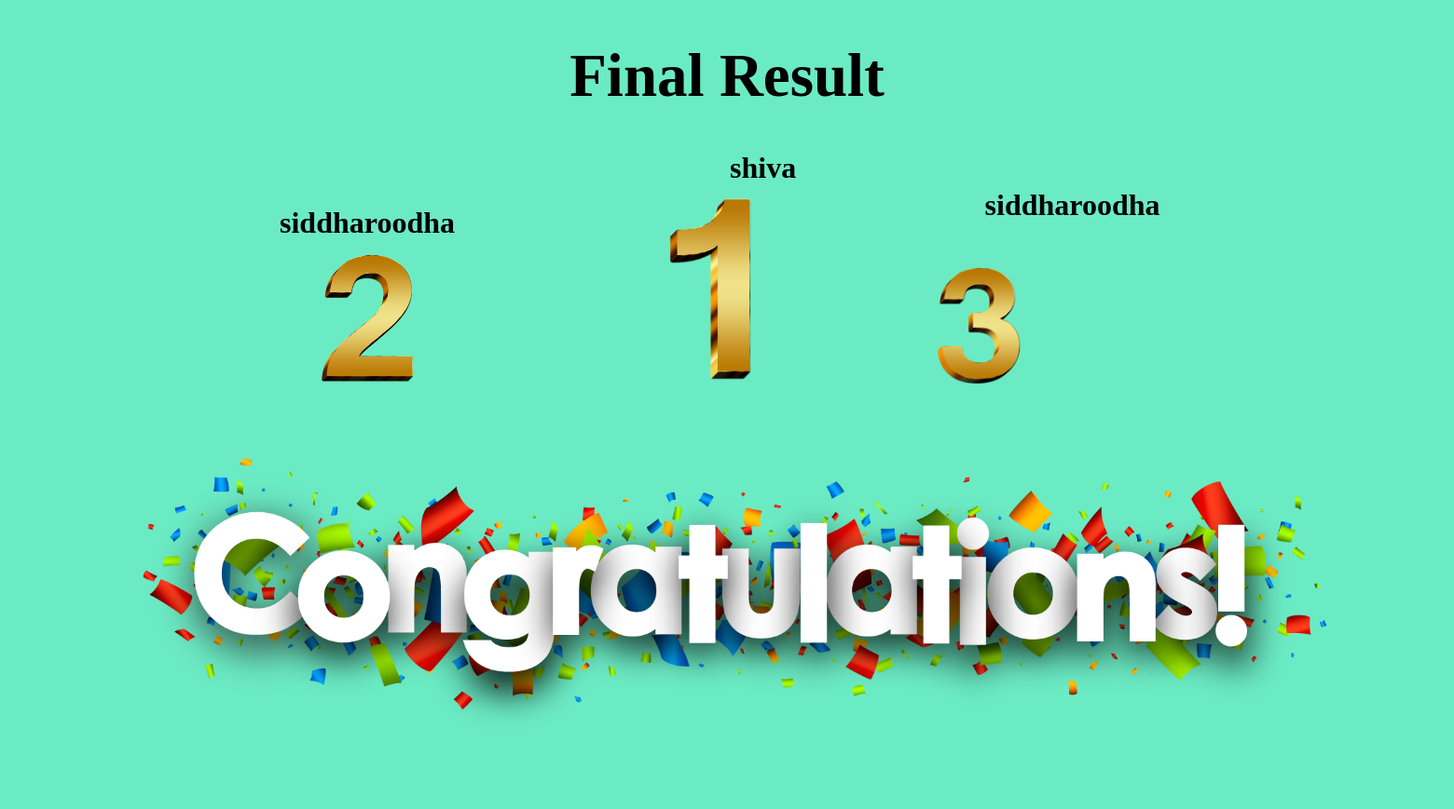
/result, run on an earlier commit of the app's database.
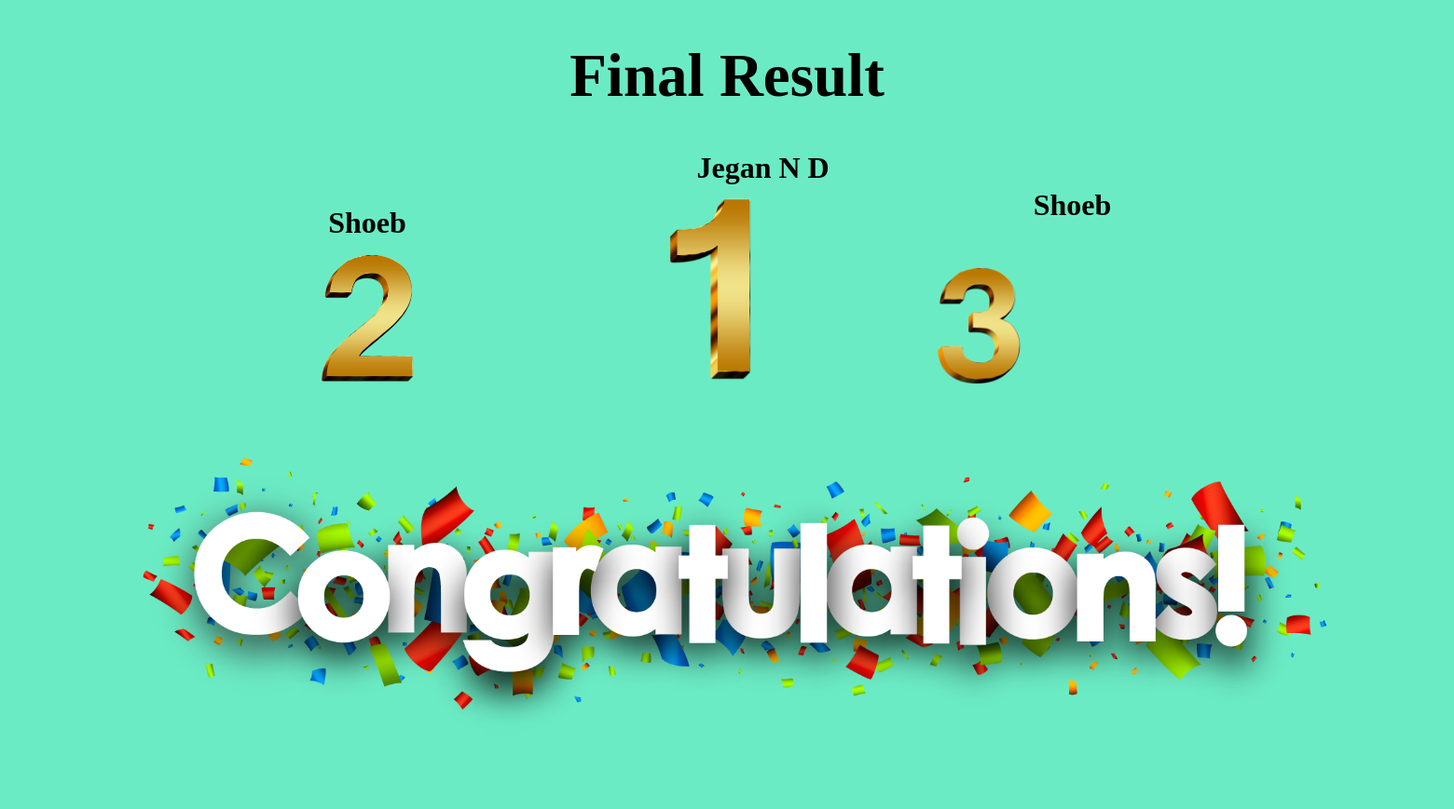
And on a later commit of the database.
### tongue/models.py (models this page shows)
class participant(models.Model):
    p_name=models.CharField(max_length=100)
    time=models.TimeField()

### tongue/views.py (the view)
# urls.py: path("result",views.result),
def result(request):
    part=participant.objects.all()
    part=part.order_by('time')
    count=0
    parti=[]
    for i in part:
        if count==3:
            break
        hh,mm,ss=i.time.hour,i.time.minute,i.time.second
        if hh<10:
            hh="0"+str(hh)
        else:
            hh=str(hh)
        if mm<10:
            mm='0'+str(mm)
        else:
            mm=str(mm)
        if ss<10:
            ss='0'+str(ss)
        else:
            ss=str(ss)
        parti.append([count+1,i.p_name,hh+'-'+mm+'-'+ss])
        count+=1
    print("out put list",parti)
    try:
        first=parti[0][1]
    except:
        first=' '
    try:
        second=parti[1][1]
    except:
        second=' '
    try:
        third=parti[2][1]
    except:
        third=' '
    return render(request,'result.html',{'first':first,'second':second,'third':third})

### templates/result.html (shortened to what this page needs)
{% load static %}
<!DOCTYPE html>
<html lang=""en-US>
<head>
</head>
<body style="text-align: center; background-color: rgb(107, 235, 196);">
    <h1 style="font-size: 65px;">Final Result</h1>
                <h1 id="first">{{first}}</h1>
                <h1 id="second">{{second}}</h1>
                <h1 id="third">{{third}}</h1>
                <div style="margin-left: -50%;">
                <img src='{% static "2b.png"%}' width="7%" height="7%" >
                </div>
                <div style="margin-top: -15%;">
                <img src='{% static "1a.png"%}' width="15%" height="15%">
            </div>
            <div style="margin-top: -10%; margin-right: -35%;">
                <img src='{% static "3c.png"%}' width="7%" height="7%">
            </div>
<img src='{% static "2.png"%}' width="90%" height="90%">
</body>
</html>

### templates/result.html (style rules this page uses)
#first { margin-top: 1%; margin-left:5%; }
#second { margin-top: 1%; margin-left: -50%; }
#third { margin-top: -5%; margin-left: 48%; }

What changed in the data, as far as the page shows it:
removed participant: p_name "shiva"
removed participant: p_name "siddharoodha"
removed participant: p_name "siddharoodha"
added participant: p_name "Jegan N D"
added participant: p_name "Shoeb"
added participant: p_name "Shoeb"
